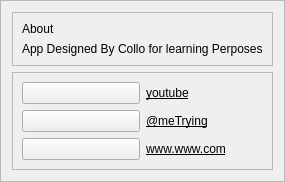
        <widget class="QFrame" name="frame_4">
         <property name="frameShape">
          <enum>QFrame::StyledPanel</enum>
         </property>
         <property name="frameShadow">
          <enum>QFrame::Raised</enum>
         </property>
         <layout class="QVBoxLayout" name="verticalLayout_2">
          <item>
           <widget class="QFrame" name="frame">
            <property name="frameShape">
             <enum>QFrame::StyledPanel</enum>
            </property>
            <property name="frameShadow">
             <enum>QFrame::Raised</enum>
            </property>
            <layout class="QVBoxLayout" name="verticalLayout_3">
             <item alignment="Qt::AlignLeft|Qt::AlignTop">
              <widget class="QLabel" name="label_11">
               <property name="text">
                <string>About</string>
               </property>
              </widget>
             </item>
             <item alignment="Qt::AlignLeft|Qt::AlignTop">
              <widget class="QLabel" name="label_12">
               <property name="text">
                <string>App Designed By Collo for learning Perposes</string>
               </property>
              </widget>
             </item>
            </layout>
           </widget>
          </item>
          <item alignment="Qt::AlignTop">
           <widget class="QFrame" name="frame_3">
            <property name="frameShape">
             <enum>QFrame::StyledPanel</enum>
            </property>
            <property name="frameShadow">
             <enum>QFrame::Raised</enum>
            </property>
            <layout class="QGridLayout" name="gridLayout_5">
             <item row="2" column="0">
              <widget class="QPushButton" name="pushButton_4">
               <property name="text">
                <string/>
               </property>
               <property name="icon">
                <iconset resource="icons.qrc">
                 <normaloff>:/icons/icons/coffee.svg</normaloff>:/icons/icons/coffee.svg</iconset>
               </property>
               <property name="iconSize">
                <size>
                 <width>32</width>
                 <height>32</height>
                </size>
               </property>
              </widget>
             </item>
             <item row="3" column="0">
              <widget class="QPushButton" name="pushButton_5">
               <property name="text">
                <string/>
               </property>
               <property name="icon">
                <iconset resource="icons.qrc">
                 <normaloff>:/icons/icons/globe.svg</normaloff>:/icons/icons/globe.svg</iconset>
               </property>
               <property name="iconSize">
                <size>
                 <width>32</width>
                 <height>32</height>
                </size>
               </property>
              </widget>
             </item>
             <item row="1" column="0">
              <widget class="QPushButton" name="pushButton_3">
               <property name="text">
                <string/>
               </property>
               <property name="icon">
                <iconset resource="icons.qrc">
                 <normaloff>:/icons/icons/youtube.svg</normaloff>:/icons/icons/youtube.svg</iconset>
               </property>
               <property name="iconSize">
                <size>
                 <width>32</width>
                 <height>32</height>
                </size>
               </property>
              </widget>
             </item>
             <item row="1" column="1">
              <widget class="QLabel" name="label_13">
               <property name="font">
                <font>
                 <underline>true</underline>
                </font>
               </property>
               <property name="text">
                <string>youtube</string>
               </property>
              </widget>
             </item>
             <item row="2" column="1">
              <widget class="QLabel" name="label_14">
               <property name="font">
                <font>
                 <underline>true</underline>
                </font>
               </property>
               <property name="text">
                <string>@meTrying</string>
               </property>
              </widget>
             </item>
             <item row="3" column="1">
              <widget class="QLabel" name="label_15">
               <property name="font">
                <font>
                 <underline>true</underline>
                </font>
               </property>
               <property name="text">
                <string>www.www.com</string>
               </property>
              </widget>
             </item>
            </layout>
           </widget>
          </item>
         </layout>
        </widget>
